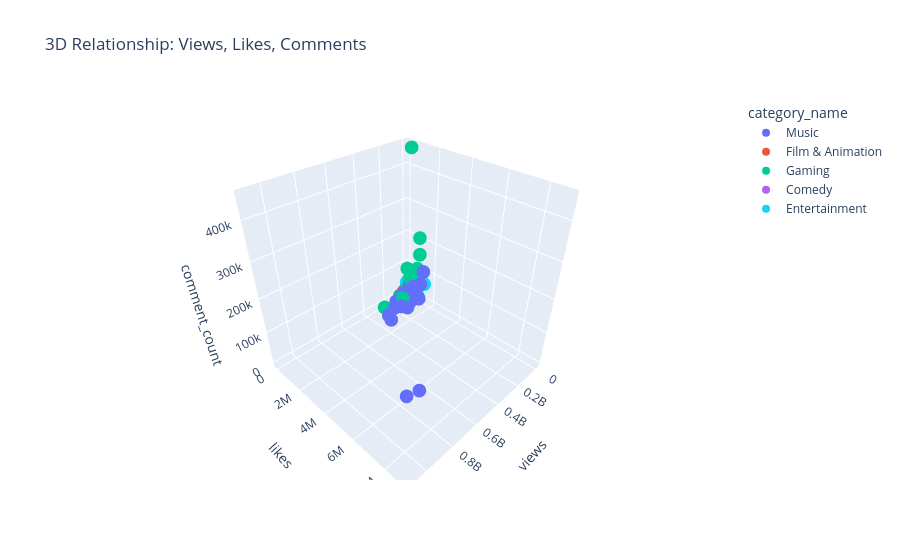

The cell this chart's notebook holds for it:
### Code cell
import plotly.express as px

fig = px.scatter_3d(df,
                    x='views',
                    y='likes',
                    z='comment_count',
                    color='category_name',
                    title="3D Relationship: Views, Likes, Comments")
fig.show()

### Figure 1 — Plotly figure (JSON) as saved in the notebook; plotly's stock layout.template omitted (floating-point values rounded to 4 significant figures; data arrays with more than 128 entries replaced by an {"elided": "..."} marker saying what was removed)
{"data": [{"hovertemplate": "category_name=Music<br>views=%{x}<br>likes=%{y}<br>comment_count=%{z}<extra></extra>", "legendgroup": "Music", "marker": {"color": "#636efa", "symbol": "circle"}, "mode": "markers", "name": "Music", "scene": "scene", "showlegend": true, "type": "scatter3d", "x": {"elided": "4543 int values"}, "y": {"elided": "4543 int values"}, "z": {"elided": "4543 int values"}}, {"hovertemplate": "category_name=Film & Animation<br>views=%{x}<br>likes=%{y}<br>comment_count=%{z}<extra></extra>", "legendgroup": "Film & Animation", "marker": {"color": "#EF553B", "symbol": "circle"}, "mode": "markers", "name": "Film & Animation", "scene": "scene", "showlegend": true, "type": "scatter3d", "x": {"elided": "745 int values"}, "y": {"elided": "745 int values"}, "z": {"elided": "745 int values"}}, {"hovertemplate": "category_name=Gaming<br>views=%{x}<br>likes=%{y}<br>comment_count=%{z}<extra></extra>", "legendgroup": "Gaming", "marker": {"color": "#00cc96", "symbol": "circle"}, "mode": "markers", "name": "Gaming", "scene": "scene", "showlegend": true, "type": "scatter3d", "x": {"elided": "4831 int values"}, "y": {"elided": "4831 int values"}, "z": {"elided": "4831 int values"}}, {"hovertemplate": "category_name=Comedy<br>views=%{x}<br>likes=%{y}<br>comment_count=%{z}<extra></extra>", "legendgroup": "Comedy", "marker": {"color": "#ab63fa", "symbol": "circle"}, "mode": "markers", "name": "Comedy", "scene": "scene", "showlegend": true, "type": "scatter3d", "x": [97799, 3294885, 871196, 3596188, 3372974, 1025251, 864565, 1703152, 1038383, 3819300, 834401, 2269815, 1112653, 469433, 1166965, 1314619, 1416011, 956663, 1492432, 6509963, 2284613, 359494, 7039941, 781954, 779079, 357226, 285493, 10887888, 5155924, 4529690, 838543, 923847, 1674451, 1973193, 2078554, 5527032, 1557673, 873511, 8329047, 1161601, 836515, 2101647, 1647191, 2355573, 239070, 443999, 4602851, 1865122, 13183210, 145315, 84480, 22485, 192171, 93117, 34958, 21604, 154020, 101833, 68093, 40942, 18625, 5849332, 206390, 107719, 101443, 34783, 561722, 919301, 1198848, 836897, 3669047, 3864884, 1595662], "y": [3406, 179497, 27542, 133551, 252717, 78457, 91386, 103563, 172072, 205816, 86147, 179515, 67322, 19880, 81126, 67864, 126806, 14433, 38924, 197265, 256653, 74731, 203499, 42932, 35808, 10268, 16158, 764520, 157052, 129689, 97498, 53212, 172016, 137476, 163247, 312734, 91678, 74964, 431389, 50940, 53722, 226101, 72437, 47199, 5034, 15936, 182401, 139196, 0, 15270, 2698, 1360, 6365, 3931, 3436, 1262, 7040, 4878, 2836, 1060, 813, 169462, 2670, 9241, 5289, 2076, 20830, 45318, 130316, 39299, 265233, 200147, 93294], "z": [314, 2368, 450, 6282, 1266, 312, 953, 1461, 545, 415, 1875, 1107, 300, 220, 523, 14566, 2831, 108, 700, 1597, 1440, 595, 3942, 3966, 230, 587, 1031, 4074, 7350, 8475, 1350, 568, 333, 1409, 1339, 4091, 302, 470, 4494, 1038, 881, 2812, 2882, 2160, 361, 1248, 3541, 659, 209, 2211, 116, 61, 235, 126, 303, 46, 267, 215, 126, 20, 40, 13414, 389, 252, 242, 115, 604, 725, 16968, 2838, 6528, 10171, 1114]}, {"hovertemplate": "category_name=Entertainment<br>views=%{x}<br>likes=%{y}<br>comment_count=%{z}<extra></extra>", "legendgroup": "Entertainment", "marker": {"color": "#19d3f3", "symbol": "circle"}, "mode": "markers", "name": "Entertainment", "scene": "scene", "showlegend": true, "type": "scatter3d", "x": {"elided": "3272 int values"}, "y": {"elided": "3272 int values"}, "z": {"elided": "3272 int values"}}], "layout": {"legend": {"title": {"text": "category_name"}, "tracegroupgap": 0}, "scene": {"domain": {"x": [0, 1], "y": [0, 1]}, "xaxis": {"title": {"text": "views"}}, "yaxis": {"title": {"text": "likes"}}, "zaxis": {"title": {"text": "comment_count"}}}, "title": {"text": "3D Relationship: Views, Likes, Comments"}}}
